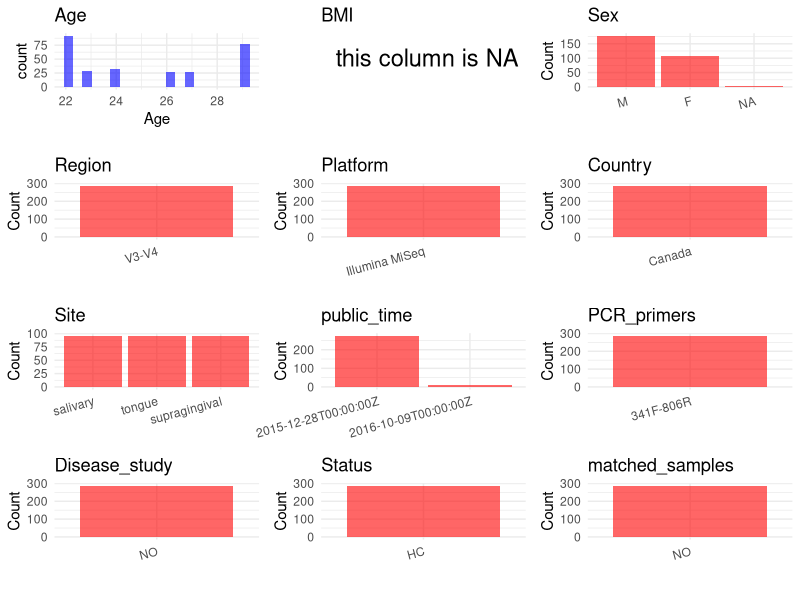

Write R code to recreate this figure. (Note: this script raises an error after producing the figure.)
## ---- chunk 1
# Load necessary libraries
library(dplyr)
library(ggplot2)
library(cowplot)

# Set working directory (update this path to your local directory)
setwd("D:/studylearning/董彪师兄项目/任务/修改20250922/PRJEB11529")
initial_meta<-read.csv("SraRunTable.csv",header = T)
head(initial_meta)
library(readxl)
ESM <- read_excel("41522_2016_11_MOESM2_ESM.xlsx",skip = 3)
ESM <- ESM[,c(1,3,4)]
colnames(ESM) <- c("subject_id","Age","Sex")
initial_meta_cbind <- left_join(initial_meta,ESM,by="subject_id")
table(initial_meta_cbind$Age,initial_meta_cbind$Sex)

# Display the first few rows of the metadata
head(initial_meta_cbind)
## ---- chunk 2
# Create a uniform metadata dataframe
metadata <- data.frame(
  BioProject = initial_meta_cbind$BioProject,
  Run = initial_meta$Run,
  sample_name = initial_meta_cbind$Sample_name,
  Age = initial_meta_cbind$Age,
  BMI = NA_character_,
  Sex= initial_meta_cbind$Sex,
  Region = "V3-V4",
  Platform = initial_meta_cbind$Instrument,
  Country = initial_meta_cbind$geo_loc_name_country,
  Site = initial_meta_cbind$isolation_source,
  public_time = initial_meta_cbind$ReleaseDate,
  stringsAsFactors = FALSE
)
## ---- chunk 3
# Add information obtained from the publication
metadata$PCR_primers <- "341F-806R"
metadata$title <- "Inter-personal diversity and temporal dynamics of dental、tongue and salivary microbiota in the healthy oral cavity"
metadata$Disease_study <- "NO"
metadata$Status <- "HC"
metadata[which(metadata$Site=="SP"),]$Site <- "supragingival"
metadata[which(metadata$Site=="T"),]$Site <- "tongue"
metadata[which(metadata$Site=="SA"),]$Site <- "salivary"

#extract subject id by remove prefix of sample_name
metadata$sample_name <- gsub("Oral_TS_", "", metadata$sample_name)

# Check initial data distribution
cat("Initial sample distribution:\n")
table(metadata$sample_name)
table(metadata$Site)

# Calculate sampling frequency per subject
sample_counts <- table(metadata$sample_name)
cat("\nNumber of samples per subject:\n")
print(sample_counts)

# Create matched_samples column
metadata$matched_samples <- ifelse(metadata$sample_name %in% names(sample_counts[sample_counts >= 2]), "YES", "NO")

cat("\nMatched samples distribution:\n")
table(metadata$matched_samples)

# Identify samples for removal: single samples excluding supragingival,tongue and salivary
single_samples <- names(sample_counts[sample_counts == 1])
samples_to_remove <- metadata$sample_name %in% single_samples & !(metadata$Site %in% c("supragingival", "tongue","salivary"))

cat("\nNumber of samples to be removed:", sum(samples_to_remove), "\n")

# Remove identified samples
metadata_clean <- metadata[!samples_to_remove, ]

cat("\nFinal sample distribution after cleaning:\n")
table(metadata_clean$sample_name)
table(metadata_clean$Site)
table(metadata_clean$matched_samples)

# Use cleaned dataset for subsequent analysis
metadata <- metadata_clean
## ---- chunk 4
# Check the number of unique runs and sample names
print(paste("Number of unique runs:", length(unique(metadata$Run))))
print(paste("Number of unique sample names:", length(unique(metadata$sample_name))))
## ---- chunk 5
# Select columns for visualization
plot_data <- metadata %>%
  select(-BioProject, -Run, -sample_name, -title)

# Function to create simple plots for each column
create_simple_plots <- function(data) {
  plots <- list()
  
  for (col in colnames(data)) {
    # Check if the column is all NA
    if (all(is.na(data[[col]]))) {
      # Create an empty plot with text indicating all NA
      p <- ggplot() +
        annotate("text", x = 0.5, y = 0.5, label = "this column is NA", size = 6) +
        labs(title = col) +
        theme_void()
    } else if (is.numeric(data[[col]])) {
      # Numeric variable: histogram
      p <- ggplot(data, aes(x = .data[[col]])) +
        geom_histogram(fill = "blue", alpha = 0.6, bins = 20, na.rm = TRUE) +
        labs(title = col) +
        theme_minimal()
    } else {
      # Categorical variable: bar plot (remove NA values)
      count_data <- as.data.frame(table(data[[col]], useNA = "ifany"))
      p <- ggplot(count_data, aes(x = reorder(Var1, -Freq), y = Freq)) +
        geom_col(fill = "red", alpha = 0.6) +
        labs(title = col, x = NULL, y = "Count") +
        theme_minimal() +
        theme(axis.text.x = element_text(angle = 15, hjust = 1))
    }
    plots[[col]] <- p
  }
  
  return(plots)
}

# Generate and arrange plots
plots <- create_simple_plots(plot_data)
p<-plot_grid(plots$Age, 
          plots$BMI, 
          plots$Sex, 
          plots$Region, 
          plots$Platform, 
          plots$Country, 
          plots$Site,
          plots$public_time, 
          plots$PCR_primers,
          plots$Disease_study,
          plots$Status,
          plots$matched_samples,# add 
          ncol = 3, align = "hv", axis = "lb")
ggsave("Metadata_Summary.png", plot = p, width = 8, height = 6, dpi = 150, bg = "white")
## ---- chunk 6
knitr::include_graphics("Metadata_Summary.png")
## ---- chunk 7
# Reorder columns to match the desired format
metadata <- metadata[, c(
  "BioProject", "Run", "sample_name", "Age", "BMI", "Sex", 
  "Region", "Platform", "Country", "Site", "public_time", 
  "PCR_primers", "title", "Disease_study", "Status","matched_samples"
)]

# Export the uniform metadata to a CSV file
write.csv(metadata, file = "metadata.csv", quote = FALSE)
head(metadata)
